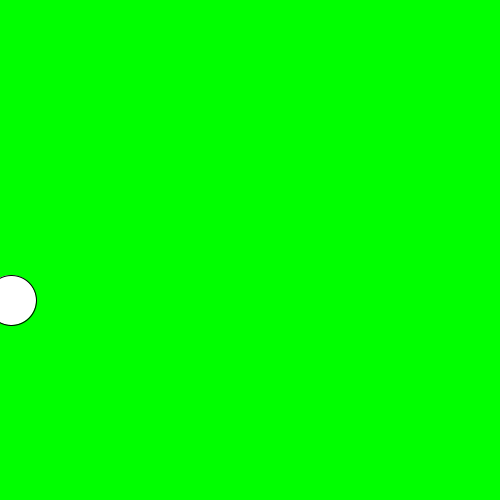
Frame 1 (no input)
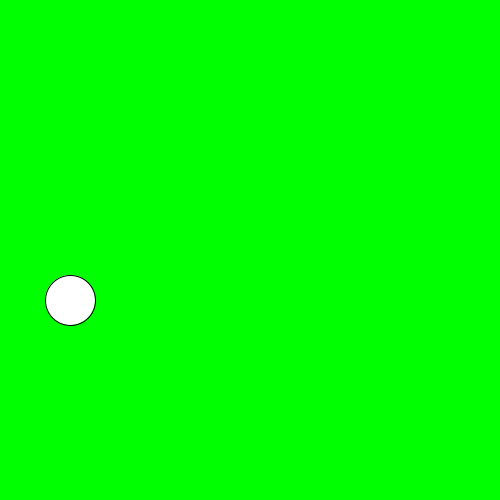
Frame 60 (the mouse pressed at the canvas centre just before this capture)
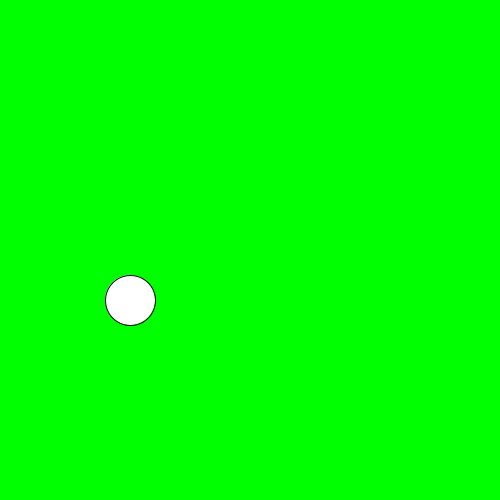
Frame 120 (the mouse held since frame 60 and released just before this capture)

The Processing sketch that drew these frames (run headless with seeded random() and noise(); from frame 60 on, the mouse is pressed at the canvas centre):

// Processing sketch: sketch_170626a
// ── sketch_170626a.pde
void setup(){
  print("Hello There");
  size(500,500);
  
  
  
  
  
  
  
}
int value=10;
void draw(){
  background(0,255,0);
  print(value);
  value=value+1;
  ellipse(value,300,50,50);
  
  
  
  
  
  
  
  
  
  
}
